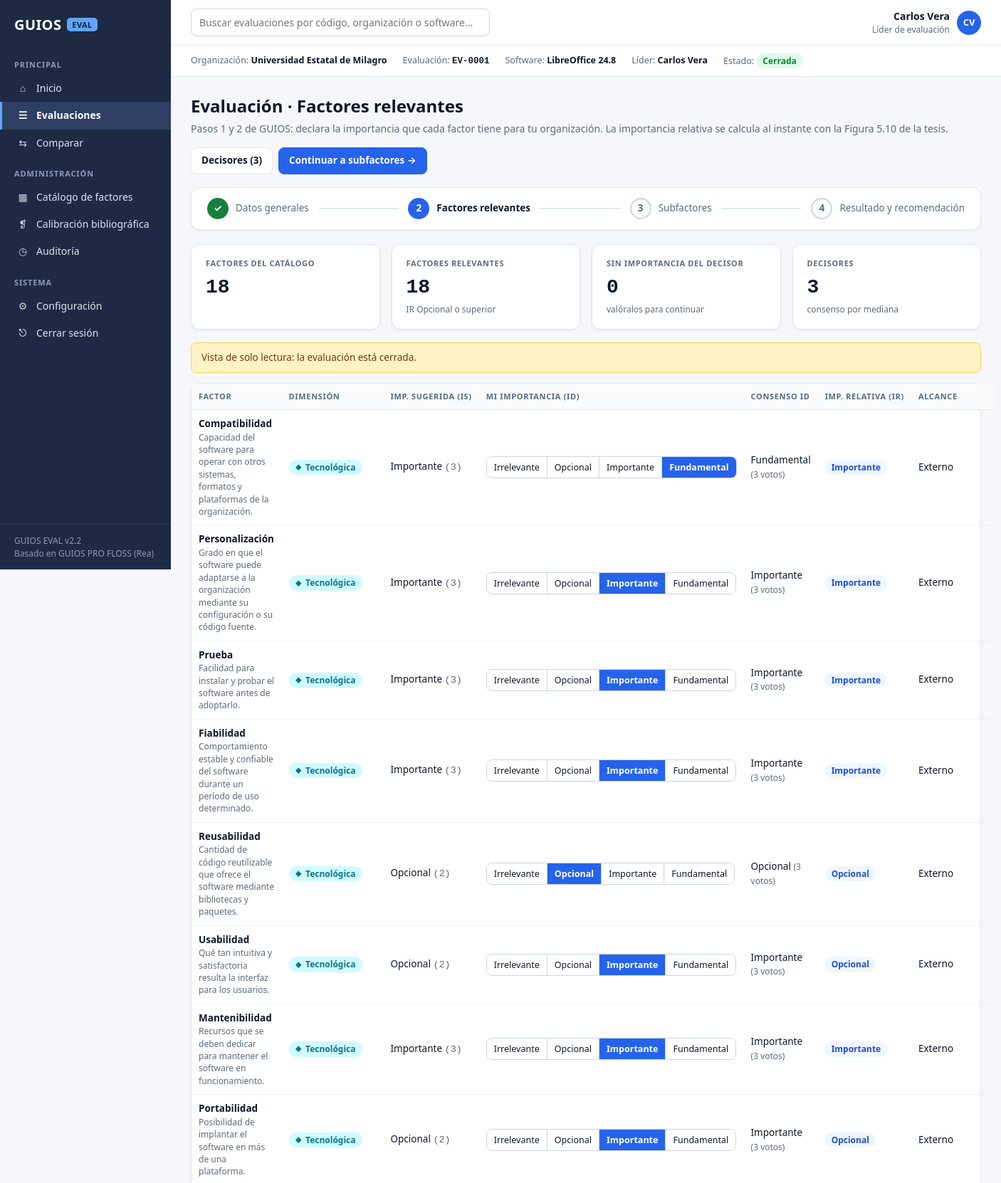
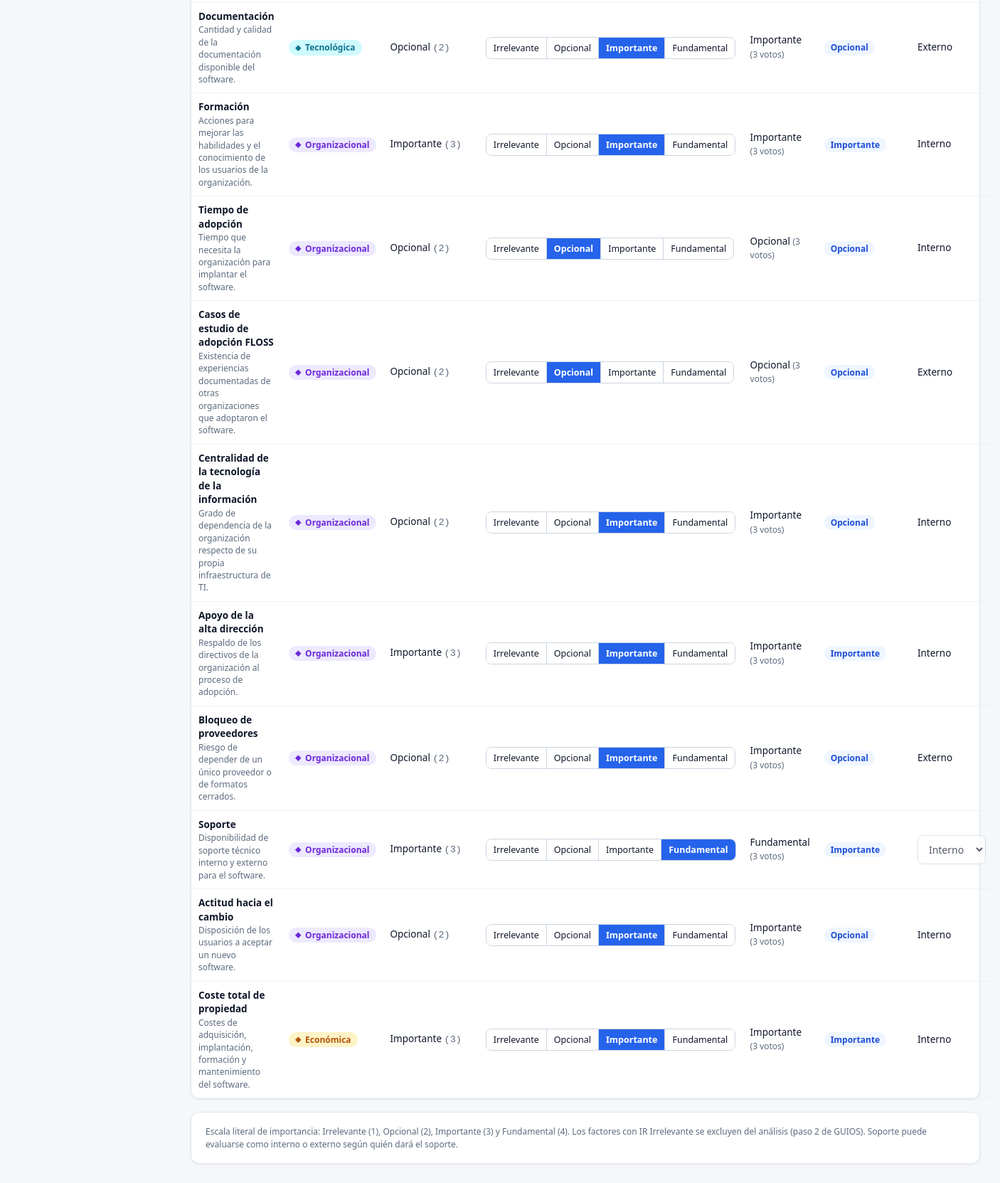
The page /evaluaciones/1/paso-2 (signed in) on the database its author committed (2 pictures, top to bottom).
### tables this page shows
CREATE TABLE usuarios (
  id INTEGER PRIMARY KEY AUTOINCREMENT,
  nombre TEXT NOT NULL,
  correo TEXT NOT NULL UNIQUE,
  clave TEXT NOT NULL,
  rol TEXT NOT NULL,
  activo INTEGER NOT NULL DEFAULT 1,
  creado TEXT NOT NULL
, foto TEXT, estado TEXT NOT NULL DEFAULT 'activo', rol_solicitado TEXT, cambiar_clave INTEGER NOT NULL DEFAULT 0, motivo_rechazo TEXT);

CREATE TABLE evaluaciones (
  id INTEGER PRIMARY KEY AUTOINCREMENT,
  codigo TEXT NOT NULL UNIQUE,
  org_nombre TEXT NOT NULL,
  org_ruc TEXT, org_sector TEXT, org_correo TEXT,
  sw_nombre TEXT NOT NULL,
  sw_version TEXT, sw_tipo TEXT, sw_licencia TEXT, sw_proveedor TEXT, sw_descripcion TEXT,
  catalogo_id INTEGER NOT NULL REFERENCES catalogos(id),
  snapshot TEXT NOT NULL,
  estado TEXT NOT NULL DEFAULT 'borrador',
  lider_id INTEGER NOT NULL REFERENCES usuarios(id),
  revision_de INTEGER REFERENCES evaluaciones(id),
  decision TEXT NOT NULL DEFAULT 'no_emitida',
  decision_comentario TEXT,
  decision_por INTEGER REFERENCES usuarios(id),
  decision_fecha TEXT,
  resultado TEXT,
  creado TEXT NOT NULL,
  cerrado TEXT
, resumen_ia TEXT);

CREATE TABLE votos_factor (
  evaluacion_id INTEGER NOT NULL REFERENCES evaluaciones(id) ON DELETE CASCADE,
  usuario_id INTEGER NOT NULL REFERENCES usuarios(id),
  factor_key TEXT NOT NULL,
  id_valor INTEGER,
  alcance TEXT,
  PRIMARY KEY (evaluacion_id, usuario_id, factor_key)
);

### guios/app.py (the view)
@app.route("/evaluaciones/<int:eid>/paso-2")
@login_requerido()
def paso2(eid):
    ev = obtener_eval(eid)
    res = evaluar(ev)
    mios = {v["factor_key"]: v for v in get_db().execute(
        "SELECT * FROM votos_factor WHERE evaluacion_id=? AND usuario_id=?", (eid, g.user["id"]))}
    nparts = len(participantes(eid))
    return render_template("paso2.html", ev=ev, res=res, mios=mios, puede=puede_votar(ev), nparts=nparts)

### guios/app.py (called while the page is built)
def get_db():
    if "con" not in g:
        g.con = db.conectar()
    return g.con

@app.teardown_appcontext
def cerrar_db(exc):
    con = g.pop("con", None)
    if con is not None:
        con.close()

@app.before_request
def cargar_usuario():
    g.user = None
    uid = session.get("uid")
    if uid:
        g.user = get_db().execute("SELECT * FROM usuarios WHERE id=? AND activo=1", (uid,)).fetchone()
        session.permanent = True

@app.before_request
def proteger_cuenta():
    if not g.user or request.endpoint in LIBRES:
        return None
    if g.user["estado"] == "pendiente_aprobacion" and request.endpoint not in ("pendiente", "perfil_foto"):
        return redirect(url_for("pendiente"))
    if g.user["estado"] == "activo" and g.user["cambiar_clave"] and request.endpoint != "cambiar_clave":
        return redirect(url_for("cambiar_clave"))
    return None

def login_requerido(*roles):
    def deco(fn):
        @wraps(fn)
        def wrapper(*a, **kw):
            if g.user is None:
                return redirect(url_for("login", next=request.path))
            if roles and g.user["rol"] not in roles and g.user["rol"] != "admin":
                flash("Tu rol no tiene permiso para esta acción.", "error")
                return redirect(url_for("panel"))
            return fn(*a, **kw)
        return wrapper
    return deco

@app.context_processor
def globales():
    return {"ROLES": db.ROLES, "NOMBRE_ROL": dict(db.ROLES, sin_rol="Sin rol (pendiente)"),
            "ESTADOS": ESTADOS_EVAL, "DECISIONES": DECISIONES,
            "NIVELES": engine.NIVELES, "NIVELES_PS": engine.NIVELES_PS, "DIMENSIONES": DIMENSIONES}

def umbral():
    return float(db.config(get_db(), "umbral_foda", "3"))

def obtener_eval(eid):
    ev = get_db().execute("SELECT e.*, u.nombre AS lider FROM evaluaciones e JOIN usuarios u "
                          "ON u.id=e.lider_id WHERE e.id=?", (eid,)).fetchone()
    if ev is None:
        abort(404)
    return ev

def participantes(eid):
    return get_db().execute("SELECT u.* FROM participantes p JOIN usuarios u ON u.id=p.usuario_id "
                            "WHERE p.evaluacion_id=? ORDER BY u.nombre", (eid,)).fetchall()

def editable(ev):
    return ev["estado"] in ("borrador", "en_curso")

def puede_votar(ev):
    return editable(ev) and g.user is not None and es_participante(ev["id"], g.user["id"])

### guios/motor.py (called while the page is built)
def es_relevante(ir):
    return ir is not None and ir > 1

def redondeo_usual(x):
    return int(x + 0.5)

### guios/templates/paso2.html (shortened to what this page needs)
{% extends 'base.html' %}{% block title %}Factores relevantes{% endblock %}
{% block content %}
<div class="head">
  <div><h1>Evaluación · Factores relevantes</h1><div class="muted">Pasos 1 y 2 de GUIOS: declara la importancia que cada factor tiene para tu organización. La importancia relativa se calcula al instante con la Figura 5.10 de la tesis.</div></div>
  <div class="acciones"><a class="btn" href="{{ url_for('participantes_view', eid=ev.id) }}">Decisores ({{ nparts }})</a><a class="btn pri" href="{{ url_for('paso3', eid=ev.id) }}">Continuar a subfactores →</a></div>
</div>
{% set actual = 2 %}{% include 'stepper.html' %}
<div class="grid g4">
  <div class="card metric"><div class="upper">Factores del catálogo</div><div class="val">{{ res.factores|length }}</div></div>
  <div class="card metric"><div class="upper">Factores relevantes</div><div class="val" id="m-rel">{{ res.relevantes }}</div><div class="small muted">IR Opcional o superior</div></div>
  <div class="card metric"><div class="upper">Sin importancia del decisor</div><div class="val" id="m-sin">{{ res.sin_id }}</div><div class="small muted">valóralos para continuar</div></div>
  <div class="card metric"><div class="upper">Decisores</div><div class="val">{{ nparts }}</div><div class="small muted">consenso por mediana</div></div>
</div>
{% if not puede %}<div class="alert warn">Vista de solo lectura: {% if ev.estado not in ['borrador','en_curso'] %}la evaluación está {{ ESTADOS[ev.estado]|lower }}.{% else %}no eres decisor participante de esta evaluación.{% endif %}</div>{% endif %}
<div class="card" style="padding:0">
<table class="t" id="tabla-factores">
  <tr><th>Factor</th><th>Dimensión</th><th>Imp. sugerida (IS)</th><th>Mi importancia (ID)</th><th>Consenso ID</th><th>Imp. relativa (IR)</th><th>Alcance</th></tr>
  {% for f in res.factores %}{% set mio = mios.get(f.key) %}
  <tr data-key="{{ f.key }}" data-nombre="{{ f.nombre }}" class="{{ '' if f.relevante or f.id is none else 'off' }}">
    <td><b>{{ f.nombre }}</b><div class="small muted" style="max-width:300px">{{ f.descripcion or '' }}</div></td>
    <td><span class="chip dim-{{ f.dimension }}">{{ f.dimension }}</span></td>
    <td>{{ NIVELES[f.is_valor] }} <span class="muted mono">({{ f.is_valor }})</span></td>
    <td><div class="seg imp">{% for v in [1,2,3,4] %}<button type="button" data-v="{{ v }}" class="{{ 'sel' if mio and mio.id_valor==v }}" {{ 'disabled' if not puede }} title="{{ NIVELES[v] }}">{{ NIVELES[v] }}</button>{% endfor %}</div></td>
    <td class="c-id">{% if f.id %}{{ NIVELES[f.id] }}{% if f.ids|length > 1 %} <span class="small muted">({{ f.ids|length }} votos)</span>{% endif %}{% else %}<span class="muted">sin valorar</span>{% endif %}</td>
    <td class="c-ir">{% if f.ir %}<span class="chip {{ 'info' if f.relevante else '' }}">{{ NIVELES[f.ir] }}</span>{% else %}<span class="muted">-</span>{% endif %}</td>
    <td>{% if f.alcance_catalogo == 'Ambos' %}
      <select class="alc" {{ 'disabled' if not puede }} style="width:auto"><option {{ 'selected' if (mio and mio.alcance=='Interno') or not mio or not mio.alcance }}>Interno</option><option {{ 'selected' if mio and mio.alcance=='Externo' }}>Externo</option></select>
      {% else %}{{ f.alcance_catalogo }}{% endif %}</td>
  </tr>
  {% endfor %}
</table>
</div>
<div class="card small muted">Escala literal de importancia: Irrelevante (1), Opcional (2), Importante (3) y Fundamental (4). Los factores con IR Irrelevante se excluyen del análisis (paso 2 de GUIOS). Soporte puede evaluarse como interno o externo según quién dará el soporte.
<span class="saved" id="saved">✓ Guardado</span></div>
{% endblock %}

### guios/templates/base.html (shortened to what this page needs)
<!doctype html>
<html lang="es">
<head>
<link rel="stylesheet" href="{{ url_for('static', filename='css/app.css') }}">
</head>
<body>
{% set ep = request.endpoint %}
<div class="shell">
  <aside class="side">
    <div class="brand">GUIOS <span class="tag">EVAL</span></div>
    <div class="nav">
      <div class="nav-grp">PRINCIPAL</div>
      <a href="{{ url_for('panel') }}" class="{{ 'on' if ep=='panel' }}"><span class="ico">⌂</span>Inicio</a>
      <a href="{{ url_for('evaluaciones') }}" class="{{ 'on' if ep in ['evaluaciones','nueva_evaluacion','paso1','paso2','paso3','paso4','participantes_view'] }}"><span class="ico">☰</span>Evaluaciones</a>
      <a href="{{ url_for('comparar') }}" class="{{ 'on' if ep=='comparar' }}"><span class="ico">⇆</span>Comparar</a>
      <div class="nav-grp">ADMINISTRACIÓN</div>
      <a href="{{ url_for('catalogo') }}" class="{{ 'on' if ep=='catalogo' }}"><span class="ico">▦</span>Catálogo de factores</a>
      <a href="{{ url_for('literatura_view') }}" class="{{ 'on' if ep=='literatura_view' }}"><span class="ico">❡</span>Calibración bibliográfica</a>
      {% if g.user.rol in ['admin','auditor','revisor','lider'] %}
      <a href="{{ url_for('auditoria') }}" class="{{ 'on' if ep=='auditoria' }}"><span class="ico">◷</span>Auditoría</a>
      {% endif %}
      <div class="nav-grp">SISTEMA</div>
      <a href="{{ url_for('configuracion') }}" class="{{ 'on' if ep=='configuracion' }}"><span class="ico">⚙</span>Configuración</a>
      <a href="{{ url_for('salir') }}"><span class="ico">⎋</span>Cerrar sesión</a>
    </div>
    <div class="bottom">GUIOS EVAL v2.2<br>Basado en GUIOS PRO FLOSS (Rea)</div>
  </aside>
  <div class="main">
    <header class="top">
      <form action="{{ url_for('evaluaciones') }}"><input type="text" name="q" placeholder="Buscar evaluaciones por código, organización o software..." aria-label="Buscar"></form>
      <div class="pill">
        <div style="text-align:right"><div style="font-weight:600">{{ g.user.nombre }}</div><div class="small muted">{{ NOMBRE_ROL[g.user.rol] }}</div></div>
        {% if g.user.foto %}<img class="avatar foto" src="{{ url_for('foto_usuario', uid=g.user.id) }}?v={{ g.user.foto }}" alt="Foto de perfil">
        {% else %}<div class="avatar">{{ g.user.nombre.split()[0][0] }}{{ g.user.nombre.split()[-1][0] }}</div>{% endif %}
      </div>
    </header>
    {% if ev %}
    <div class="ctx">
      <span>Organización: <b>{{ ev.org_nombre }}</b></span>
      <span>Evaluación: <b class="mono">{{ ev.codigo }}</b></span>
      <span>Software: <b>{{ ev.sw_nombre }} {{ ev.sw_version or '' }}</b></span>
      <span>Líder: <b>{{ ev.lider }}</b></span>
      <span>Estado: <span class="chip {{ ev.estado }}">{{ ESTADOS[ev.estado] }}</span></span>
    </div>
    {% endif %}
    <main class="content">
      {% block content %}{% endblock %}
    </main>
  </div>
</div>
</body>
</html>

### rows shown on the page
usuarios: user.nombre "Carlos Vera", rol "Líder de evaluación", user.nombre "C", user.nombre "V", lider "Carlos Vera"
evaluaciones: org_nombre "Universidad Estatal de Milagro", codigo "EV-0001", sw_nombre "LibreOffice", sw_version "24.8", estado "Cerrada", estado "cerrada"
votos_factor: nombre "Soporte", descripcion "Disponibilidad de soporte técnico interno y externo para el software.", dimension "Organizacional", NIVELES "Importante", is_valor "3", NIVELES "Irrelevante" "Opcional" "Importante" "Fundamental", NIVELES "Fundamental", ids|length "3"

### other values the page prints
{{ nparts }} "3"
{{ '✓' if actual>i else i }} "✓" "2" "3" "4"
{{ nombre }} "Datos generales" "Factores relevantes" "Subfactores" "Resultado y recomendación"
{{ res.factores|length }} "18"
{{ res.relevantes }} "18"
{{ res.sin_id }} "0"
{{ f.nombre }} "Compatibilidad" "Personalización" "Prueba" "Fiabilidad" "Reusabilidad" "Usabilidad" "Mantenibilidad" "Portabilidad" "Documentación" "Formación" "Tiempo de adopción" "Casos de estudio de adopción FLOSS" "Centralidad de la tecnología de la información" "Apoyo de la alta dirección" "Bloqueo de proveedores" "Actitud hacia el cambio" "Coste total de propiedad"
{{ f.descripcion or '' }} "Capacidad del software para operar con otros sistemas, formatos y plataformas de la organización." "Grado en que el software puede adaptarse a la organización mediante su configuración o su código fuente." "Facilidad para instalar y probar el software antes de adoptarlo." "Comportamiento estable y confiable del software durante un período de uso determinado." "Cantidad de código reutilizable que ofrece el software mediante bibliotecas y paquetes." "Qué tan intuitiva y satisfactoria resulta la interfaz para los usuarios." "Recursos que se deben dedicar para mantener el software en funcionamiento." "Posibilidad de implantar el software en más de una plataforma." "Cantidad y calidad de la documentación disponible del software." "Acciones para mejorar las habilidades y el conocimiento de los usuarios de la organización." "Tiempo que necesita la organización para implantar el software." "Existencia de experiencias documentadas de otras organizaciones que adoptaron el software." "Grado de dependencia de la organización respecto de su propia infraestructura de TI." "Respaldo de los directivos de la organización al proceso de adopción." "Riesgo de depender de un único proveedor o de formatos cerrados." "Disposición de los usuarios a aceptar un nuevo software." "Costes de adquisición, implantación, formación y mantenimiento del software."
{{ f.dimension }} "Tecnológica" "Tecnológica" "Tecnológica" "Tecnológica" "Tecnológica" "Tecnológica" "Tecnológica" "Tecnológica" "Tecnológica" "Organizacional" "Organizacional" "Organizacional" "Organizacional" "Organizacional" "Organizacional" "Organizacional" "Económica"
{{ NIVELES[f.is_valor] }} "Importante" "Importante" "Importante" "Importante" "Opcional" "Opcional" "Importante" "Opcional" "Opcional" "Importante" "Opcional" "Opcional" "Opcional" "Importante" "Opcional" "Opcional" "Importante"
{{ f.is_valor }} "3" "3" "3" "3" "2" "2" "3" "2" "2" "3" "2" "2" "2" "3" "2" "2" "3"
{{ NIVELES[v] }} "Irrelevante" "Opcional" "Importante" "Fundamental" "Irrelevante" "Opcional" "Importante" "Fundamental" "Irrelevante" "Opcional" "Importante" "Fundamental" "Irrelevante" "Opcional" "Importante" "Fundamental" "Irrelevante" "Opcional" "Importante" "Fundamental" "Irrelevante" "Opcional" "Importante" "Fundamental" "Irrelevante" "Opcional" "Importante" "Fundamental" "Irrelevante" "Opcional" "Importante" "Fundamental" "Irrelevante" "Opcional" "Importante" "Fundamental" "Irrelevante" "Opcional" "Importante" "Fundamental" "Irrelevante" "Opcional" "Importante" "Fundamental" "Irrelevante" "Opcional" "Importante" "Fundamental" "Irrelevante" "Opcional" "Importante" "Fundamental" "Irrelevante" "Opcional" "Importante" "Fundamental" "Irrelevante" "Opcional" "Importante" "Fundamental" "Irrelevante" "Opcional" "Importante" "Fundamental" "Irrelevante" "Opcional" "Importante" "Fundamental"
{{ NIVELES[f.id] }} "Fundamental" "Importante" "Importante" "Importante" "Opcional" "Importante" "Importante" "Importante" "Importante" "Importante" "Opcional" "Opcional" "Importante" "Importante" "Importante" "Importante" "Importante"
{{ f.ids|length }} "3" "3" "3" "3" "3" "3" "3" "3" "3" "3" "3" "3" "3" "3" "3" "3" "3"
{{ NIVELES[f.ir] }} "Importante" "Importante" "Importante" "Importante" "Opcional" "Opcional" "Importante" "Opcional" "Opcional" "Importante" "Opcional" "Opcional" "Opcional" "Importante" "Opcional" "Opcional" "Importante"
